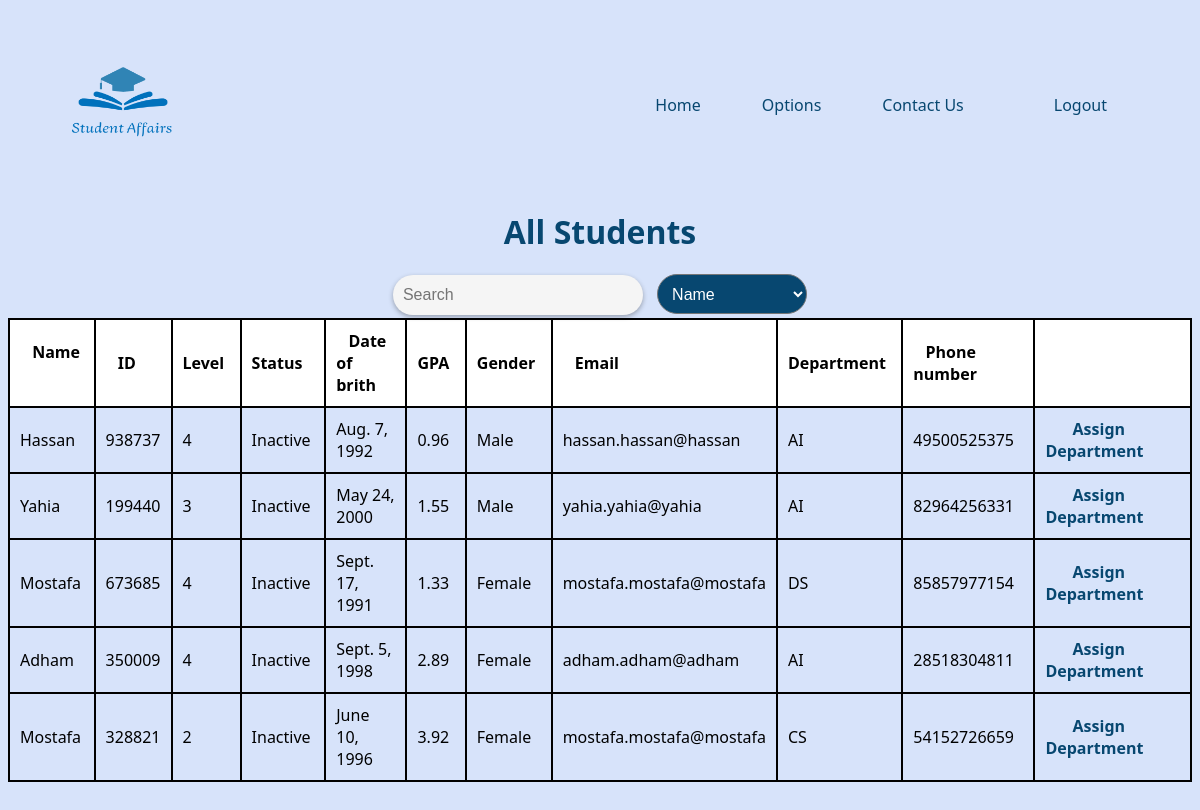
The page /assignDepartment (signed in) on the database as committed earlier.
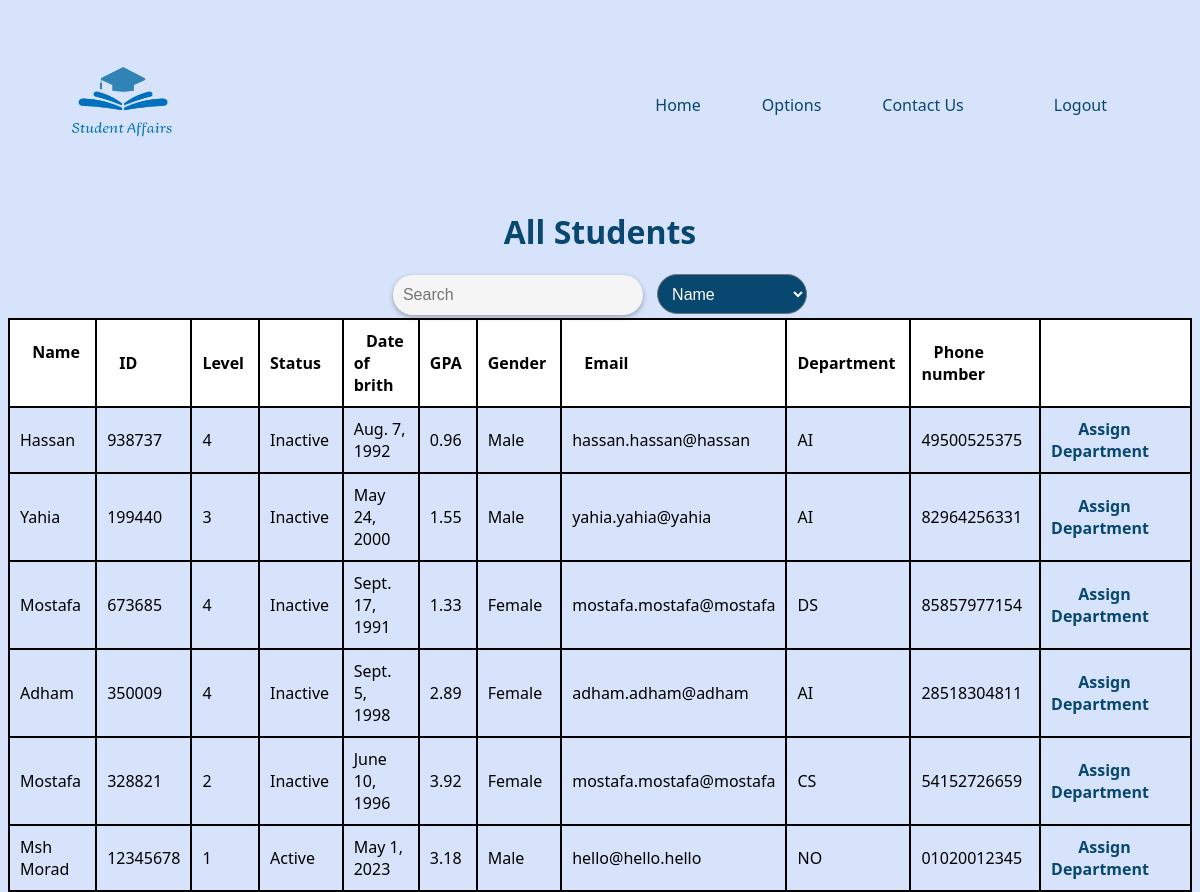
The same page on the database as committed later.
### app/models.py (models this page shows, shortened)
class Student(models.Model):
    name = models.CharField(max_length=50)
    id = models.CharField(max_length=10, primary_key=True, unique=True)
    level = models.IntegerField()
    status = models.CharField(max_length=10)
    date = models.DateField()
    gpa = models.FloatField()
    gender = models.CharField(max_length=10)
    department = models.CharField(max_length=20)
    email = models.CharField(max_length=100)
    phone = models.CharField(max_length=10)

### app/views.py (the view)
# urls.py: path('assignDepartment', views.assign_Department, name='assign_Department'),
def assign_Department(request):
    if 'current_user' not in request.session:
        return redirect('login')
    students = Student.objects.all()
    return render(request, 'pages/Assign_Department.html', {'students': students})

### templates/pages/Assign_Department.html (shortened to what this page needs)
{% extends 'base.html'%}
{% load static %}
{% block CSS%}
<link rel="stylesheet" href="{% static 'style/style.css' %}">
{% endblock%}
{% block content%}
    <form action="Department.html" method="post">
      <div class="view" style="align-items: center; text-align: center;">
        <table border="1" id="student-table-body">
          <h1 class="header_view mb-25">All Students</h1>
          <div class="search-container mb-25">
            <input type="search" placeholder="Search" id="searchName" class="search" />
            <select class="search-option">
              <option value="0">Name</option>
            </select>
          </div>
          <thead>
            <tr>
              <th>&ensp; Name &ensp; </th>
              <th>&ensp; ID &ensp;</th>
              <th>&ensp; Level &ensp;</th>
              <th>&ensp; Status &ensp;</th>
              <th>&ensp; Date of brith &ensp;</th>
              <th>&ensp; GPA &ensp;</th>
              <th>&ensp; Gender &ensp;</th>
              <th>&ensp; Email &ensp;</th>
              <th>&ensp; Department &ensp;</th>
              <th>&ensp; Phone number &ensp;</th>
              <th>&ensp; &ensp;</th>
          </thead>
            <tbody>
                {% for student in students %}
                    <tr>
                    <td>{{ student.name }}</td>
                    <td>{{ student.id }}</td>
                    <td>{{ student.level }}</td>
                    <td>{{ student.status }}</td>
                    <td>{{ student.date }}</td>
                    <td>{{ student.gpa }}</td>
                    <td>{{ student.gender }}</td>
                    <td>{{ student.email }}</td>
                    <td>{{ student.department }}</td>
                    <td>{{ student.phone }}</td>
                    <td><a href="{% url 'department' student.id %}" class="edit">&ensp; Assign Department &ensp;</a></td>
                  </tr>
                {% endfor %}
            </tbody>
        </table>
    </div>
</form>
{% endblock %}

Rows that differ between the two databases and show on the page:
added Student: name "Msh Morad", id "12345678", level "1", status "Active", date "May 1, 2023", gpa "3.18", gender "Male", email "hello@hello.hello", department "NO", phone "01020012345"
